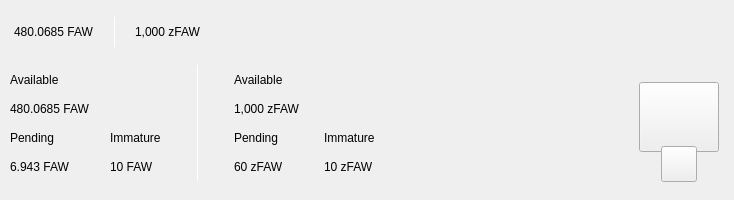
<?xml version="1.0" encoding="UTF-8"?>
<ui version="4.0">
 <class>TopBar</class>
 <widget class="QWidget" name="TopBar">
  <property name="geometry">
   <rect>
    <x>0</x>
    <y>0</y>
    <width>734</width>
    <height>200</height>
   </rect>
  </property>
  <property name="minimumSize">
   <size>
    <width>0</width>
    <height>200</height>
   </size>
  </property>
  <property name="maximumSize">
   <size>
    <width>16777215</width>
    <height>200</height>
   </size>
  </property>
  <property name="windowTitle">
   <string>Form</string>
  </property>
  <layout class="QVBoxLayout" name="verticalLayout_10" stretch="0">
   <property name="spacing">
    <number>0</number>
   </property>
   <property name="leftMargin">
    <number>0</number>
   </property>
   <property name="topMargin">
    <number>0</number>
   </property>
   <property name="rightMargin">
    <number>0</number>
   </property>
   <property name="bottomMargin">
    <number>0</number>
   </property>
   <item>
    <widget class="QWidget" name="containerTop" native="true">
     <layout class="QVBoxLayout" name="verticalLayout_11">
      <property name="spacing">
       <number>0</number>
      </property>
      <property name="leftMargin">
       <number>0</number>
      </property>
      <property name="topMargin">
       <number>0</number>
      </property>
      <property name="rightMargin">
       <number>0</number>
      </property>
      <property name="bottomMargin">
       <number>0</number>
      </property>
      <item>
       <widget class="QWidget" name="top_container_2" native="true">
        <property name="minimumSize">
         <size>
          <width>0</width>
          <height>65</height>
         </size>
        </property>
        <layout class="QHBoxLayout" name="top_container">
         <property name="spacing">
          <number>0</number>
         </property>
         <property name="leftMargin">
          <number>14</number>
         </property>
         <property name="topMargin">
          <number>0</number>
         </property>
         <property name="rightMargin">
          <number>14</number>
         </property>
         <property name="bottomMargin">
          <number>0</number>
         </property>
         <item alignment="Qt::AlignVCenter">
          <widget class="QWidget" name="widgetTopAmount" native="true">
           <property name="sizePolicy">
            <sizepolicy hsizetype="Preferred" vsizetype="Maximum">
             <horstretch>0</horstretch>
             <verstretch>0</verstretch>
            </sizepolicy>
           </property>
           <layout class="QHBoxLayout" name="horizontalLayout_5">
            <property name="spacing">
             <number>0</number>
            </property>
            <property name="leftMargin">
             <number>0</number>
            </property>
            <property name="topMargin">
             <number>0</number>
            </property>
            <property name="rightMargin">
             <number>0</number>
            </property>
            <property name="bottomMargin">
             <number>0</number>
            </property>
            <item alignment="Qt::AlignTop">
             <widget class="QLabel" name="labelAmountTopPiv">
              <property name="minimumSize">
               <size>
                <width>0</width>
                <height>36</height>
               </size>
              </property>
              <property name="styleSheet">
               <string notr="true">padding:0px;margin:0px;</string>
              </property>
              <property name="text">
               <string>480.0685 FAW</string>
              </property>
             </widget>
            </item>
            <item>
             <spacer name="horizontalSpacer_11">
              <property name="orientation">
               <enum>Qt::Horizontal</enum>
              </property>
              <property name="sizeType">
               <enum>QSizePolicy::Fixed</enum>
              </property>
              <property name="sizeHint" stdset="0">
               <size>
                <width>20</width>
                <height>20</height>
               </size>
              </property>
             </spacer>
            </item>
            <item alignment="Qt::AlignVCenter">
             <widget class="QLabel" name="label_16">
              <property name="minimumSize">
               <size>
                <width>1</width>
                <height>30</height>
               </size>
              </property>
              <property name="maximumSize">
               <size>
                <width>1</width>
                <height>30</height>
               </size>
              </property>
              <property name="styleSheet">
               <string notr="true">background-color:white;
padding:0px;
border:none;</string>
              </property>
              <property name="text">
               <string/>
              </property>
             </widget>
            </item>
            <item>
             <spacer name="horizontalSpacer_12">
              <property name="orientation">
               <enum>Qt::Horizontal</enum>
              </property>
              <property name="sizeType">
               <enum>QSizePolicy::Fixed</enum>
              </property>
              <property name="sizeHint" stdset="0">
               <size>
                <width>20</width>
                <height>20</height>
               </size>
              </property>
             </spacer>
            </item>
            <item alignment="Qt::AlignTop">
             <widget class="QLabel" name="labelAmountTopzPiv">
              <property name="minimumSize">
               <size>
                <width>0</width>
                <height>36</height>
               </size>
              </property>
              <property name="text">
               <string>1,000 zFAW</string>
              </property>
             </widget>
            </item>
           </layout>
          </widget>
         </item>
         <item>
          <spacer name="horizontalSpacer">
           <property name="orientation">
            <enum>Qt::Horizontal</enum>
           </property>
           <property name="sizeHint" stdset="0">
            <size>
             <width>40</width>
             <height>20</height>
            </size>
           </property>
          </spacer>
         </item>
         <item>
          <layout class="QHBoxLayout" name="horizontalLayout_4">
           <property name="spacing">
            <number>12</number>
           </property>
           <property name="rightMargin">
            <number>0</number>
           </property>
           <item alignment="Qt::AlignRight">
            <widget class="QWidget" name="layoutSync" native="true">
             <property name="minimumSize">
              <size>
               <width>0</width>
               <height>36</height>
              </size>
             </property>
             <property name="maximumSize">
              <size>
               <width>16777215</width>
               <height>36</height>
              </size>
             </property>
             <layout class="QVBoxLayout" name="verticalLayout_9">
              <property name="leftMargin">
               <number>0</number>
              </property>
              <property name="topMargin">
               <number>0</number>
              </property>
              <property name="rightMargin">
               <number>0</number>
              </property>
              <property name="bottomMargin">
               <number>0</number>
              </property>
              <item>
               <widget class="ExpandableButton" name="pushButtonSync" native="true">
                <property name="minimumSize">
                 <size>
                  <width>36</width>
                  <height>36</height>
                 </size>
                </property>
                <property name="maximumSize">
                 <size>
                  <width>16777215</width>
                  <height>36</height>
                 </size>
                </property>
               </widget>
              </item>
             </layout>
            </widget>
           </item>
           <item>
            <widget class="ExpandableButton" name="pushButtonMint" native="true">
             <property name="minimumSize">
              <size>
               <width>36</width>
               <height>36</height>
              </size>
             </property>
            </widget>
           </item>
           <item>
            <widget class="ExpandableButton" name="pushButtonStack" native="true">
             <property name="minimumSize">
              <size>
               <width>36</width>
               <height>36</height>
              </size>
             </property>
            </widget>
           </item>
           <item>
            <widget class="ExpandableButton" name="pushButtonConnection" native="true">
             <property name="minimumSize">
              <size>
               <width>36</width>
               <height>36</height>
              </size>
             </property>
            </widget>
           </item>
           <item>
            <widget class="ExpandableButton" name="pushButtonLock" native="true">
             <property name="sizePolicy">
              <sizepolicy hsizetype="Expanding" vsizetype="Expanding">
               <horstretch>0</horstretch>
               <verstretch>0</verstretch>
              </sizepolicy>
             </property>
             <property name="minimumSize">
              <size>
               <width>36</width>
               <height>0</height>
              </size>
             </property>
            </widget>
           </item>
           <item>
            <widget class="ExpandableButton" name="pushButtonTheme" native="true">
             <property name="minimumSize">
              <size>
               <width>36</width>
               <height>36</height>
              </size>
             </property>
             <property name="maximumSize">
              <size>
               <width>16777215</width>
               <height>36</height>
              </size>
             </property>
            </widget>
           </item>
           <item>
            <widget class="ExpandableButton" name="pushButtonFAQ" native="true">
             <property name="minimumSize">
              <size>
               <width>36</width>
               <height>36</height>
              </size>
             </property>
            </widget>
           </item>
          </layout>
         </item>
        </layout>
       </widget>
      </item>
      <item>
       <widget class="QWidget" name="bottom_container" native="true">
        <property name="minimumSize">
         <size>
          <width>0</width>
          <height>135</height>
         </size>
        </property>
        <layout class="QHBoxLayout" name="botton_container">
         <property name="leftMargin">
          <number>10</number>
         </property>
         <property name="topMargin">
          <number>0</number>
         </property>
         <property name="rightMargin">
          <number>10</number>
         </property>
         <property name="bottomMargin">
          <number>10</number>
         </property>
         <item>
          <layout class="QHBoxLayout" name="horizontalLayout_3">
           <property name="bottomMargin">
            <number>9</number>
           </property>
           <item>
            <layout class="QVBoxLayout" name="verticalLayout_7">
             <property name="spacing">
              <number>0</number>
             </property>
             <property name="leftMargin">
              <number>0</number>
             </property>
             <property name="rightMargin">
              <number>30</number>
             </property>
             <item>
              <layout class="QVBoxLayout" name="verticalLayout_2">
               <item>
                <widget class="QLabel" name="labelTitle1">
                 <property name="text">
                  <string>Available</string>
                 </property>
                </widget>
               </item>
               <item>
                <widget class="QLabel" name="labelAmountPiv">
                 <property name="text">
                  <string>480.0685 FAW</string>
                 </property>
                </widget>
               </item>
              </layout>
             </item>
             <item>
              <layout class="QHBoxLayout" name="horizontalLayout_2">
               <property name="spacing">
                <number>0</number>
               </property>
               <item>
                <layout class="QVBoxLayout" name="verticalLayout_3">
                 <item>
                  <widget class="QLabel" name="labelTitle3">
                   <property name="text">
                    <string>Pending</string>
                   </property>
                  </widget>
                 </item>
                 <item>
                  <widget class="QLabel" name="labelPendingPiv">
                   <property name="text">
                    <string>6.943 FAW</string>
                   </property>
                  </widget>
                 </item>
                </layout>
               </item>
               <item>
                <spacer name="horizontalSpacer_3">
                 <property name="orientation">
                  <enum>Qt::Horizontal</enum>
                 </property>
                 <property name="sizeType">
                  <enum>QSizePolicy::Fixed</enum>
                 </property>
                 <property name="sizeHint" stdset="0">
                  <size>
                   <width>40</width>
                   <height>20</height>
                  </size>
                 </property>
                </spacer>
               </item>
               <item>
                <layout class="QVBoxLayout" name="verticalLayout_4">
                 <item>
                  <widget class="QLabel" name="labelTitle4">
                   <property name="text">
                    <string>Immature</string>
                   </property>
                  </widget>
                 </item>
                 <item>
                  <widget class="QLabel" name="labelImmaturePiv">
                   <property name="text">
                    <string>10 FAW</string>
                   </property>
                  </widget>
                 </item>
                </layout>
               </item>
              </layout>
             </item>
            </layout>
           </item>
           <item>
            <widget class="QLabel" name="label_9">
             <property name="minimumSize">
              <size>
               <width>1</width>
               <height>100</height>
              </size>
             </property>
             <property name="maximumSize">
              <size>
               <width>1</width>
               <height>16777215</height>
              </size>
             </property>
             <property name="styleSheet">
              <string notr="true">background-color:white;
padding:0px;
border:none;</string>
             </property>
             <property name="text">
              <string/>
             </property>
            </widget>
           </item>
           <item>
            <layout class="QVBoxLayout" name="verticalLayout_8">
             <property name="spacing">
              <number>0</number>
             </property>
             <property name="leftMargin">
              <number>30</number>
             </property>
             <item>
              <layout class="QVBoxLayout" name="verticalLayout">
               <item>
                <widget class="QLabel" name="labelTitle2">
                 <property name="text">
                  <string>Available</string>
                 </property>
                </widget>
               </item>
               <item>
                <widget class="QLabel" name="labelAmountzPiv">
                 <property name="text">
                  <string>1,000 zFAW</string>
                 </property>
                </widget>
               </item>
              </layout>
             </item>
             <item>
              <layout class="QHBoxLayout" name="horizontalLayout">
               <property name="spacing">
                <number>0</number>
               </property>
               <item>
                <layout class="QVBoxLayout" name="verticalLayout_5">
                 <item>
                  <widget class="QLabel" name="labelTitle5">
                   <property name="text">
                    <string>Pending</string>
                   </property>
                  </widget>
                 </item>
                 <item>
                  <widget class="QLabel" name="labelPendingzPiv">
                   <property name="text">
                    <string>60 zFAW</string>
                   </property>
                  </widget>
                 </item>
                </layout>
               </item>
               <item>
                <spacer name="horizontalSpacer_4">
                 <property name="orientation">
                  <enum>Qt::Horizontal</enum>
                 </property>
                 <property name="sizeType">
                  <enum>QSizePolicy::Fixed</enum>
                 </property>
                 <property name="sizeHint" stdset="0">
                  <size>
                   <width>40</width>
                   <height>20</height>
                  </size>
                 </property>
                </spacer>
               </item>
               <item>
                <layout class="QVBoxLayout" name="verticalLayout_6">
                 <item>
                  <widget class="QLabel" name="labelTitle6">
                   <property name="text">
                    <string>Immature</string>
                   </property>
                  </widget>
                 </item>
                 <item>
                  <widget class="QLabel" name="labelImmaturezPiv">
                   <property name="text">
                    <string>10 zFAW</string>
                   </property>
                  </widget>
                 </item>
                </layout>
               </item>
              </layout>
             </item>
            </layout>
           </item>
          </layout>
         </item>
         <item>
          <spacer name="horizontalSpacer_2">
           <property name="orientation">
            <enum>Qt::Horizontal</enum>
           </property>
           <property name="sizeHint" stdset="0">
            <size>
             <width>40</width>
             <height>20</height>
            </size>
           </property>
          </spacer>
         </item>
         <item alignment="Qt::AlignHCenter|Qt::AlignVCenter">
          <widget class="QWidget" name="qrContainer" native="true">
           <property name="sizePolicy">
            <sizepolicy hsizetype="Preferred" vsizetype="Minimum">
             <horstretch>0</horstretch>
             <verstretch>0</verstretch>
            </sizepolicy>
           </property>
           <property name="minimumSize">
            <size>
             <width>90</width>
             <height>110</height>
            </size>
           </property>
           <property name="maximumSize">
            <size>
             <width>90</width>
             <height>110</height>
            </size>
           </property>
           <layout class="QVBoxLayout" name="containerQR">
            <property name="spacing">
             <number>0</number>
            </property>
            <property name="leftMargin">
             <number>5</number>
            </property>
            <property name="topMargin">
             <number>10</number>
            </property>
            <property name="rightMargin">
             <number>5</number>
            </property>
            <property name="bottomMargin">
             <number>0</number>
            </property>
            <item>
             <widget class="QPushButton" name="btnQr">
              <property name="minimumSize">
               <size>
                <width>70</width>
                <height>70</height>
               </size>
              </property>
              <property name="maximumSize">
               <size>
                <width>16777215</width>
                <height>70</height>
               </size>
              </property>
              <property name="text">
               <string/>
              </property>
              <property name="iconSize">
               <size>
                <width>70</width>
                <height>70</height>
               </size>
              </property>
             </widget>
            </item>
            <item>
             <spacer name="verticalSpacer">
              <property name="orientation">
               <enum>Qt::Vertical</enum>
              </property>
              <property name="sizeType">
               <enum>QSizePolicy::Fixed</enum>
              </property>
              <property name="sizeHint" stdset="0">
               <size>
                <width>20</width>
                <height>20</height>
               </size>
              </property>
             </spacer>
            </item>
            <item alignment="Qt::AlignHCenter|Qt::AlignBottom">
             <widget class="QPushButton" name="pushButtonQR">
              <property name="minimumSize">
               <size>
                <width>36</width>
                <height>36</height>
               </size>
              </property>
              <property name="maximumSize">
               <size>
                <width>36</width>
                <height>36</height>
               </size>
              </property>
              <property name="text">
               <string/>
              </property>
             </widget>
            </item>
           </layout>
          </widget>
         </item>
        </layout>
       </widget>
      </item>
     </layout>
    </widget>
   </item>
  </layout>
 </widget>
 <customwidgets>
  <customwidget>
   <class>ExpandableButton</class>
   <extends>QWidget</extends>
   <header>qt/pivx/expandablebutton.h</header>
   <container>1</container>
  </customwidget>
 </customwidgets>
 <resources/>
 <connections/>
</ui>
